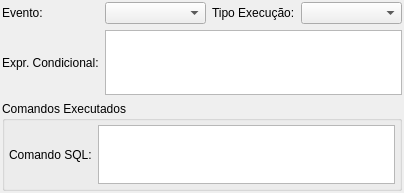
<?xml version="1.0" encoding="UTF-8"?>
<ui version="4.0">
 <class>RegraWidget</class>
 <widget class="QWidget" name="RegraWidget">
  <property name="geometry">
   <rect>
    <x>0</x>
    <y>0</y>
    <width>404</width>
    <height>193</height>
   </rect>
  </property>
  <property name="minimumSize">
   <size>
    <width>0</width>
    <height>0</height>
   </size>
  </property>
  <property name="windowTitle">
   <string>Form</string>
  </property>
  <layout class="QGridLayout" name="regra_grid">
   <property name="margin">
    <number>2</number>
   </property>
   <property name="spacing">
    <number>6</number>
   </property>
   <item row="0" column="0">
    <widget class="QLabel" name="tipo_evento_lbl">
     <property name="sizePolicy">
      <sizepolicy hsizetype="Fixed" vsizetype="Fixed">
       <horstretch>0</horstretch>
       <verstretch>0</verstretch>
      </sizepolicy>
     </property>
     <property name="minimumSize">
      <size>
       <width>0</width>
       <height>0</height>
      </size>
     </property>
     <property name="text">
      <string>Evento:</string>
     </property>
    </widget>
   </item>
   <item row="0" column="1">
    <layout class="QHBoxLayout" name="horizontalLayout">
     <item>
      <widget class="QComboBox" name="tipo_evento_cmb">
       <property name="sizePolicy">
        <sizepolicy hsizetype="Preferred" vsizetype="Fixed">
         <horstretch>0</horstretch>
         <verstretch>0</verstretch>
        </sizepolicy>
       </property>
       <property name="minimumSize">
        <size>
         <width>90</width>
         <height>0</height>
        </size>
       </property>
       <property name="maximumSize">
        <size>
         <width>16777215</width>
         <height>16777215</height>
        </size>
       </property>
       <property name="sizeAdjustPolicy">
        <enum>QComboBox::AdjustToContents</enum>
       </property>
      </widget>
     </item>
     <item>
      <widget class="QLabel" name="tipo_execucao_lbl">
       <property name="sizePolicy">
        <sizepolicy hsizetype="Fixed" vsizetype="Fixed">
         <horstretch>0</horstretch>
         <verstretch>0</verstretch>
        </sizepolicy>
       </property>
       <property name="minimumSize">
        <size>
         <width>0</width>
         <height>0</height>
        </size>
       </property>
       <property name="maximumSize">
        <size>
         <width>16777215</width>
         <height>16777215</height>
        </size>
       </property>
       <property name="text">
        <string>Tipo Execução:</string>
       </property>
      </widget>
     </item>
     <item>
      <widget class="QComboBox" name="tipo_execucao_cmb">
       <property name="sizePolicy">
        <sizepolicy hsizetype="Preferred" vsizetype="Fixed">
         <horstretch>0</horstretch>
         <verstretch>0</verstretch>
        </sizepolicy>
       </property>
       <property name="minimumSize">
        <size>
         <width>90</width>
         <height>0</height>
        </size>
       </property>
       <property name="maximumSize">
        <size>
         <width>16777215</width>
         <height>16777215</height>
        </size>
       </property>
       <property name="sizeAdjustPolicy">
        <enum>QComboBox::AdjustToContents</enum>
       </property>
      </widget>
     </item>
    </layout>
   </item>
   <item row="1" column="0">
    <widget class="QLabel" name="exp_checagem_lbl">
     <property name="sizePolicy">
      <sizepolicy hsizetype="Fixed" vsizetype="Preferred">
       <horstretch>0</horstretch>
       <verstretch>0</verstretch>
      </sizepolicy>
     </property>
     <property name="minimumSize">
      <size>
       <width>0</width>
       <height>0</height>
      </size>
     </property>
     <property name="text">
      <string>Expr. Condicional:</string>
     </property>
    </widget>
   </item>
   <item row="1" column="1">
    <widget class="QTextEdit" name="exp_condicional_txt">
     <property name="sizePolicy">
      <sizepolicy hsizetype="Expanding" vsizetype="Fixed">
       <horstretch>0</horstretch>
       <verstretch>0</verstretch>
      </sizepolicy>
     </property>
     <property name="minimumSize">
      <size>
       <width>0</width>
       <height>0</height>
      </size>
     </property>
     <property name="maximumSize">
      <size>
       <width>16777215</width>
       <height>65</height>
      </size>
     </property>
     <property name="frameShadow">
      <enum>QFrame::Sunken</enum>
     </property>
     <property name="lineWidth">
      <number>1</number>
     </property>
     <property name="midLineWidth">
      <number>0</number>
     </property>
     <property name="verticalScrollBarPolicy">
      <enum>Qt::ScrollBarAsNeeded</enum>
     </property>
     <property name="horizontalScrollBarPolicy">
      <enum>Qt::ScrollBarAsNeeded</enum>
     </property>
     <property name="undoRedoEnabled">
      <bool>true</bool>
     </property>
     <property name="readOnly">
      <bool>false</bool>
     </property>
     <property name="textInteractionFlags">
      <set>Qt::TextEditorInteraction</set>
     </property>
    </widget>
   </item>
   <item row="2" column="0" colspan="2">
    <widget class="QGroupBox" name="comandos_gb">
     <property name="title">
      <string>Comandos Executados</string>
     </property>
     <layout class="QGridLayout" name="gridLayout">
      <property name="margin">
       <number>4</number>
      </property>
      <property name="spacing">
       <number>6</number>
      </property>
      <item row="0" column="0">
       <widget class="QLabel" name="comando_lbl">
        <property name="sizePolicy">
         <sizepolicy hsizetype="Fixed" vsizetype="Preferred">
          <horstretch>0</horstretch>
          <verstretch>0</verstretch>
         </sizepolicy>
        </property>
        <property name="minimumSize">
         <size>
          <width>0</width>
          <height>0</height>
         </size>
        </property>
        <property name="text">
         <string>Comando SQL:</string>
        </property>
       </widget>
      </item>
      <item row="0" column="1">
       <widget class="QTextEdit" name="comando_txt">
        <property name="sizePolicy">
         <sizepolicy hsizetype="Expanding" vsizetype="Expanding">
          <horstretch>0</horstretch>
          <verstretch>0</verstretch>
         </sizepolicy>
        </property>
        <property name="minimumSize">
         <size>
          <width>0</width>
          <height>50</height>
         </size>
        </property>
        <property name="maximumSize">
         <size>
          <width>16777215</width>
          <height>120</height>
         </size>
        </property>
        <property name="frameShadow">
         <enum>QFrame::Sunken</enum>
        </property>
        <property name="lineWidth">
         <number>1</number>
        </property>
        <property name="midLineWidth">
         <number>0</number>
        </property>
        <property name="verticalScrollBarPolicy">
         <enum>Qt::ScrollBarAsNeeded</enum>
        </property>
        <property name="horizontalScrollBarPolicy">
         <enum>Qt::ScrollBarAsNeeded</enum>
        </property>
        <property name="undoRedoEnabled">
         <bool>true</bool>
        </property>
        <property name="readOnly">
         <bool>false</bool>
        </property>
        <property name="textInteractionFlags">
         <set>Qt::TextEditorInteraction</set>
        </property>
       </widget>
      </item>
     </layout>
    </widget>
   </item>
  </layout>
 </widget>
 <resources/>
 <connections/>
</ui>
